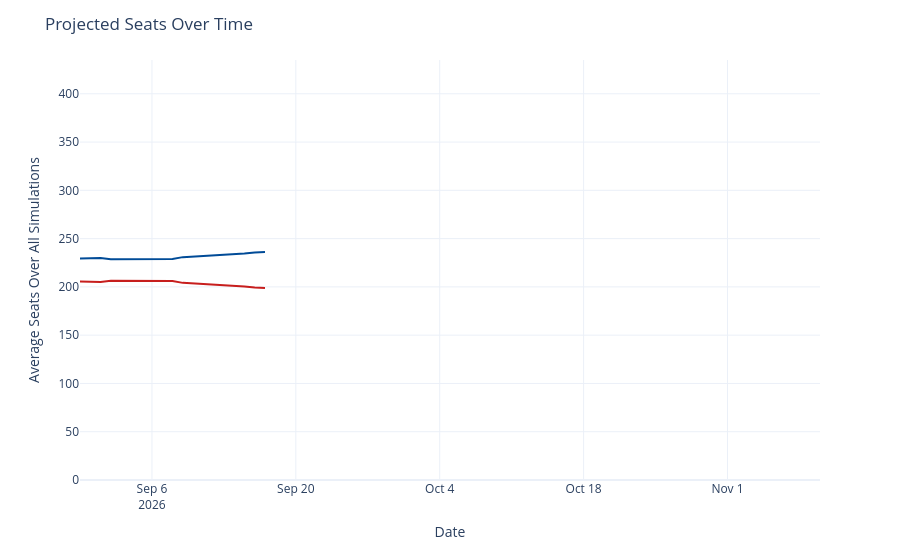

The code cell stored with this chart in its notebook:
### Code cell
seats_over_time = output_ts[(output_ts['geo'] == 'US House') &
                             (output_ts['type'] == 'seats')]
seats_over_time['rep_seats'] = seats_over_time['y'].map(lambda x: 435 - x)
seats_over_time = seats_over_time.rename({'y': 'Democrats', 'rep_seats': 'Republicans'}, axis=1)
seats_time_ser = px.line(seats_over_time, x='date', y=['Democrats', 'Republicans'], template='plotly_white',
                        color_discrete_map={'Democrats': '#004b97', 'Republicans': '#c71e1d'},)
seats_time_ser.update_traces(hovertemplate="%{y:.1f}")
seats_time_ser.update_layout(
    xaxis=dict(range=[pd.to_datetime('2026-08-30'), pd.to_datetime('2026-11-10')]),
    yaxis=dict(range=[0, 435]),
    xaxis_title='Date',
    yaxis_title='Average Seats Over All Simulations',
    title=dict(text="Projected Seats Over Time"),
    hovermode="x",
    showlegend=False
)
seats_time_ser

### Figure 1 — Plotly figure (JSON) as saved in the notebook; plotly's stock layout.template omitted (floating-point values rounded to 4 significant figures)
{"data": [{"hovertemplate": "%{y:.1f}", "legendgroup": "Democrats", "line": {"color": "#004b97", "dash": "solid"}, "marker": {"symbol": "circle"}, "mode": "lines", "name": "Democrats", "orientation": "v", "showlegend": true, "type": "scatter", "x": ["2026-08-30", "2026-08-31", "2026-09-01", "2026-09-02", "2026-09-03", "2026-09-04", "2026-09-05", "2026-09-06", "2026-09-07", "2026-09-08", "2026-09-09", "2026-09-14", "2026-09-15", "2026-09-16", "2026-09-17"], "xaxis": "x", "y": [229.4, 230.0, 230.0, 228.5, 228.5, 228.7, 228.7, 228.9, 228.8, 228.9, 230.8, 233.6, 234.7, 235.7, 236.2], "yaxis": "y"}, {"hovertemplate": "%{y:.1f}", "legendgroup": "Republicans", "line": {"color": "#c71e1d", "dash": "solid"}, "marker": {"symbol": "circle"}, "mode": "lines", "name": "Republicans", "orientation": "v", "showlegend": true, "type": "scatter", "x": ["2026-08-30", "2026-08-31", "2026-09-01", "2026-09-02", "2026-09-03", "2026-09-04", "2026-09-05", "2026-09-06", "2026-09-07", "2026-09-08", "2026-09-09", "2026-09-14", "2026-09-15", "2026-09-16", "2026-09-17"], "xaxis": "x", "y": [205.6, 205.0, 205.0, 206.5, 206.5, 206.3, 206.3, 206.1, 206.2, 206.1, 204.2, 201.4, 200.3, 199.3, 198.8], "yaxis": "y"}], "layout": {"hovermode": "x", "legend": {"title": {"text": "variable"}, "tracegroupgap": 0}, "margin": {"t": 60}, "showlegend": false, "title": {"text": "Projected Seats Over Time"}, "xaxis": {"anchor": "y", "domain": [0, 1], "range": ["2026-08-30T00:00:00", "2026-11-10T00:00:00"], "title": {"text": "Date"}}, "yaxis": {"anchor": "x", "domain": [0, 1], "range": [0, 435], "title": {"text": "Average Seats Over All Simulations"}}}}
